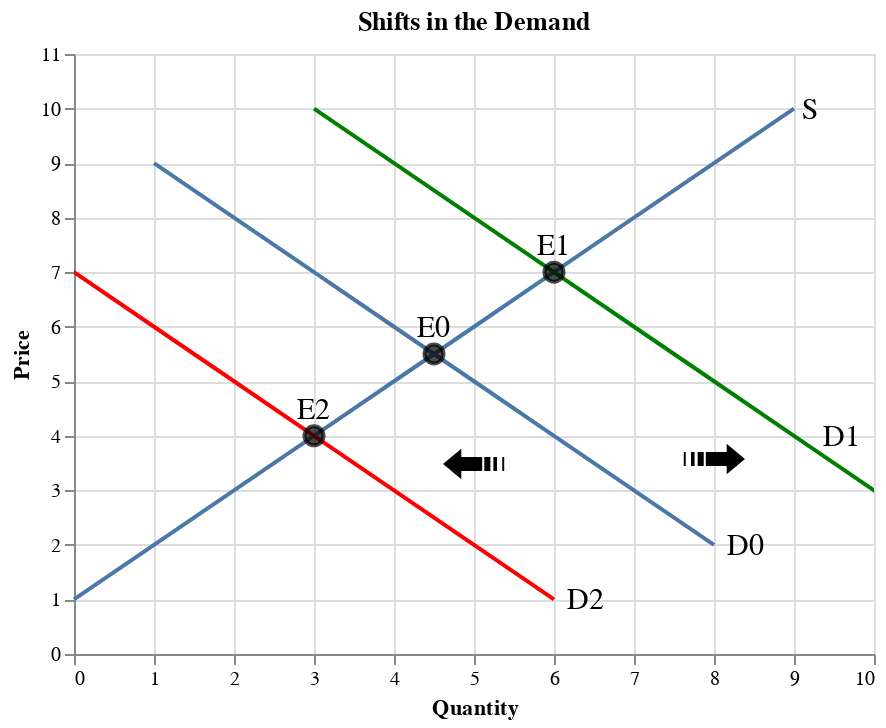

Notebook code cell kept with this figure:
### Markdown cell above
The figure below shows how the market equilibrium changes with a demand shift:
- When the demand increases, the demand shifts to the right from D0 to D1.
    - The market equilibrium shifts from E0 to E1.
    - The equilibrium price increases.
    - The equilibrium quantity increases.
- When the demand decreases, the demand shifts to the left from D0 to D2.
    - The market equilibrium shifts from E0 to E2.
    - The equilibrium price decreases.
    - The equilibrium quantity decreases.

### Code cell
df_d = pd.DataFrame(data={'price': list(range(2, 10)),
                        'qd': list(range(8,0,-1))
                       })

df_s = pd.DataFrame(data={'price': list(range(1, 11)),
                        'qs': list(range(0,10))
                       })

df_e = pd.DataFrame(data={'price': [5.5,4,7],
                        'q': [4.5,3,6]
                       })

df_d2 = pd.DataFrame(data={'price': list(range(1, 11)),
                        'qd': list(range(12,2,-1))
                       })

df_d3 = pd.DataFrame(data={'price': list(range(1, 11)),
                        'qd': list(range(6,-4,-1))
                       })

text1 = alt.Chart({'values':[{'x': 8.4, 'y': 2}]}).mark_text(
    text='D0',
    fontSize=15
).encode(x='x:Q', y='y:Q')

text2 = alt.Chart({'values':[{'x': 9.2, 'y': 10}]}).mark_text(
    text='S',
    fontSize=15
).encode(x='x:Q', y='y:Q')

text3 = alt.Chart({'values':[{'x': 9.6, 'y': 4}]}).mark_text(
    text='D1',
    fontSize=15
).encode(x='x:Q', y='y:Q')

text4 = alt.Chart({'values':[{'x': 6.4, 'y': 1}]}).mark_text(
    text='D2',
    fontSize=15
).encode(x='x:Q', y='y:Q')

text5 = alt.Chart({'values':[{'x': 4.5, 'y': 6}]}).mark_text(
    text='E0',
    fontSize=15
).encode(x='x:Q', y='y:Q')

text6 = alt.Chart({'values':[{'x': 6, 'y': 7.5}]}).mark_text(
    text='E1',
    fontSize=15
).encode(x='x:Q', y='y:Q')

text7 = alt.Chart({'values':[{'x': 3, 'y': 4.5}]}).mark_text(
    text='E2',
    fontSize=15
).encode(x='x:Q', y='y:Q')

text8 = alt.Chart({'values':[{'x': 8, 'y': 3.5}]}).mark_text(
    text='➟',
    fontSize=40
).encode(x='x:Q', y='y:Q')

text9 = alt.Chart({'values':[{'x': 5, 'y': 3.55}]}).mark_text(
    text='➟',
    fontSize=40,
    angle = 180
).encode(x='x:Q', y='y:Q')


fig_eq = alt.Chart(df_d).mark_line().encode(
    alt.X('qd', title='Quantity', scale=alt.Scale(domain=[0,10])),
    alt.Y('price', title='Price', scale=alt.Scale(domain=[0,11])),
) + alt.Chart(df_s).mark_line().encode(
    alt.X('qs', title='Quantity', scale=alt.Scale(domain=[0,10])),
    alt.Y('price', title='Price', scale=alt.Scale(domain=[0,11])),
) + alt.Chart(df_d2).mark_line(color='green', clip=True).encode(
    alt.X('qd', title='Quantity', scale=alt.Scale(domain=[0,10])),
    alt.Y('price', title='Price', scale=alt.Scale(domain=[0,11])),
) + alt.Chart(df_d3).mark_line(color='red', clip=True).encode(
    alt.X('qd', title='Quantity', scale=alt.Scale(domain=[0,10])),
    alt.Y('price', title='Price', scale=alt.Scale(domain=[0,11])),
) + alt.Chart(df_e).mark_point(size=90, color='black', fill='black').encode(
    x='q',
    y='price'
) + text1 + text2 + text3 + text4 + text5 + text6 + text7 + text8 + text9

fig_eq.properties(title='Shifts in the Demand')

### Figure 1 — Vega-Lite specification as saved in the notebook (floating-point values rounded to 4 significant figures)
{"config": {"view": {"continuousWidth": 400, "continuousHeight": 300}}, "layer": [{"data": {"name": "data-d8200267ce12bcfc32b1777b35fb4989"}, "mark": "line", "encoding": {"x": {"type": "quantitative", "field": "qd", "scale": {"domain": [0, 10]}, "title": "Quantity"}, "y": {"type": "quantitative", "field": "price", "scale": {"domain": [0, 11]}, "title": "Price"}}}, {"data": {"name": "data-f4791e6d2c5433b743c328a8f6f72260"}, "mark": "line", "encoding": {"x": {"type": "quantitative", "field": "qs", "scale": {"domain": [0, 10]}, "title": "Quantity"}, "y": {"type": "quantitative", "field": "price", "scale": {"domain": [0, 11]}, "title": "Price"}}}, {"data": {"name": "data-fdae00c02bbf4c2671f9b53bb7ad779b"}, "mark": {"type": "line", "clip": true, "color": "green"}, "encoding": {"x": {"type": "quantitative", "field": "qd", "scale": {"domain": [0, 10]}, "title": "Quantity"}, "y": {"type": "quantitative", "field": "price", "scale": {"domain": [0, 11]}, "title": "Price"}}}, {"data": {"name": "data-03627deee9b9a36b363df9f7458e4bde"}, "mark": {"type": "line", "clip": true, "color": "red"}, "encoding": {"x": {"type": "quantitative", "field": "qd", "scale": {"domain": [0, 10]}, "title": "Quantity"}, "y": {"type": "quantitative", "field": "price", "scale": {"domain": [0, 11]}, "title": "Price"}}}, {"data": {"name": "data-27fc7a8d499d5d5dd75d396c2e884350"}, "mark": {"type": "point", "color": "black", "fill": "black", "size": 90}, "encoding": {"x": {"type": "quantitative", "field": "q"}, "y": {"type": "quantitative", "field": "price"}}}, {"data": {"name": "data-20291f1fd7d99213c976bcac3b8093dd"}, "mark": {"type": "text", "fontSize": 15, "text": "D0"}, "encoding": {"x": {"type": "quantitative", "field": "x"}, "y": {"type": "quantitative", "field": "y"}}}, {"data": {"name": "data-2a63949cac859859f6cf89ef6ea0de04"}, "mark": {"type": "text", "fontSize": 15, "text": "S"}, "encoding": {"x": {"type": "quantitative", "field": "x"}, "y": {"type": "quantitative", "field": "y"}}}, {"data": {"name": "data-caef5cc9d412402d09184a67b732c78a"}, "mark": {"type": "text", "fontSize": 15, "text": "D1"}, "encoding": {"x": {"type": "quantitative", "field": "x"}, "y": {"type": "quantitative", "field": "y"}}}, {"data": {"name": "data-8f26d2d5a0420c1b11236cf3490e264d"}, "mark": {"type": "text", "fontSize": 15, "text": "D2"}, "encoding": {"x": {"type": "quantitative", "field": "x"}, "y": {"type": "quantitative", "field": "y"}}}, {"data": {"name": "data-525fc82b362a3cc6c6cb8c81f53a224e"}, "mark": {"type": "text", "fontSize": 15, "text": "E0"}, "encoding": {"x": {"type": "quantitative", "field": "x"}, "y": {"type": "quantitative", "field": "y"}}}, {"data": {"name": "data-86477ca8539cab798f2440d508e015c4"}, "mark": {"type": "text", "fontSize": 15, "text": "E1"}, "encoding": {"x": {"type": "quantitative", "field": "x"}, "y": {"type": "quantitative", "field": "y"}}}, {"data": {"name": "data-2213ca7bd1078c707c03d50df0bf6aa2"}, "mark": {"type": "text", "fontSize": 15, "text": "E2"}, "encoding": {"x": {"type": "quantitative", "field": "x"}, "y": {"type": "quantitative", "field": "y"}}}, {"data": {"name": "data-fba1382accf24cd18ef9cb183be5df97"}, "mark": {"type": "text", "fontSize": 40, "text": "➟"}, "encoding": {"x": {"type": "quantitative", "field": "x"}, "y": {"type": "quantitative", "field": "y"}}}, {"data": {"name": "data-7b8e9aade816a90dae62df07b8de2ba2"}, "mark": {"type": "text", "angle": 180, "fontSize": 40, "text": "➟"}, "encoding": {"x": {"type": "quantitative", "field": "x"}, "y": {"type": "quantitative", "field": "y"}}}], "title": "Shifts in the Demand", "$schema": "https://vega.github.io/schema/vega-lite/v4.8.1.json", "datasets": {"data-d8200267ce12bcfc32b1777b35fb4989": [{"price": 2, "qd": 8}, {"price": 3, "qd": 7}, {"price": 4, "qd": 6}, {"price": 5, "qd": 5}, {"price": 6, "qd": 4}, {"price": 7, "qd": 3}, {"price": 8, "qd": 2}, {"price": 9, "qd": 1}], "data-f4791e6d2c5433b743c328a8f6f72260": [{"price": 1, "qs": 0}, {"price": 2, "qs": 1}, {"price": 3, "qs": 2}, {"price": 4, "qs": 3}, {"price": 5, "qs": 4}, {"price": 6, "qs": 5}, {"price": 7, "qs": 6}, {"price": 8, "qs": 7}, {"price": 9, "qs": 8}, {"price": 10, "qs": 9}], "data-fdae00c02bbf4c2671f9b53bb7ad779b": [{"price": 1, "qd": 12}, {"price": 2, "qd": 11}, {"price": 3, "qd": 10}, {"price": 4, "qd": 9}, {"price": 5, "qd": 8}, {"price": 6, "qd": 7}, {"price": 7, "qd": 6}, {"price": 8, "qd": 5}, {"price": 9, "qd": 4}, {"price": 10, "qd": 3}], "data-03627deee9b9a36b363df9f7458e4bde": [{"price": 1, "qd": 6}, {"price": 2, "qd": 5}, {"price": 3, "qd": 4}, {"price": 4, "qd": 3}, {"price": 5, "qd": 2}, {"price": 6, "qd": 1}, {"price": 7, "qd": 0}, {"price": 8, "qd": -1}, {"price": 9, "qd": -2}, {"price": 10, "qd": -3}], "data-27fc7a8d499d5d5dd75d396c2e884350": [{"price": 5.5, "q": 4.5}, {"price": 4.0, "q": 3.0}, {"price": 7.0, "q": 6.0}], "data-20291f1fd7d99213c976bcac3b8093dd": [{"x": 8.4, "y": 2}], "data-2a63949cac859859f6cf89ef6ea0de04": [{"x": 9.2, "y": 10}], "data-caef5cc9d412402d09184a67b732c78a": [{"x": 9.6, "y": 4}], "data-8f26d2d5a0420c1b11236cf3490e264d": [{"x": 6.4, "y": 1}], "data-525fc82b362a3cc6c6cb8c81f53a224e": [{"x": 4.5, "y": 6}], "data-86477ca8539cab798f2440d508e015c4": [{"x": 6, "y": 7.5}], "data-2213ca7bd1078c707c03d50df0bf6aa2": [{"x": 3, "y": 4.5}], "data-fba1382accf24cd18ef9cb183be5df97": [{"x": 8, "y": 3.5}], "data-7b8e9aade816a90dae62df07b8de2ba2": [{"x": 5, "y": 3.55}]}}
